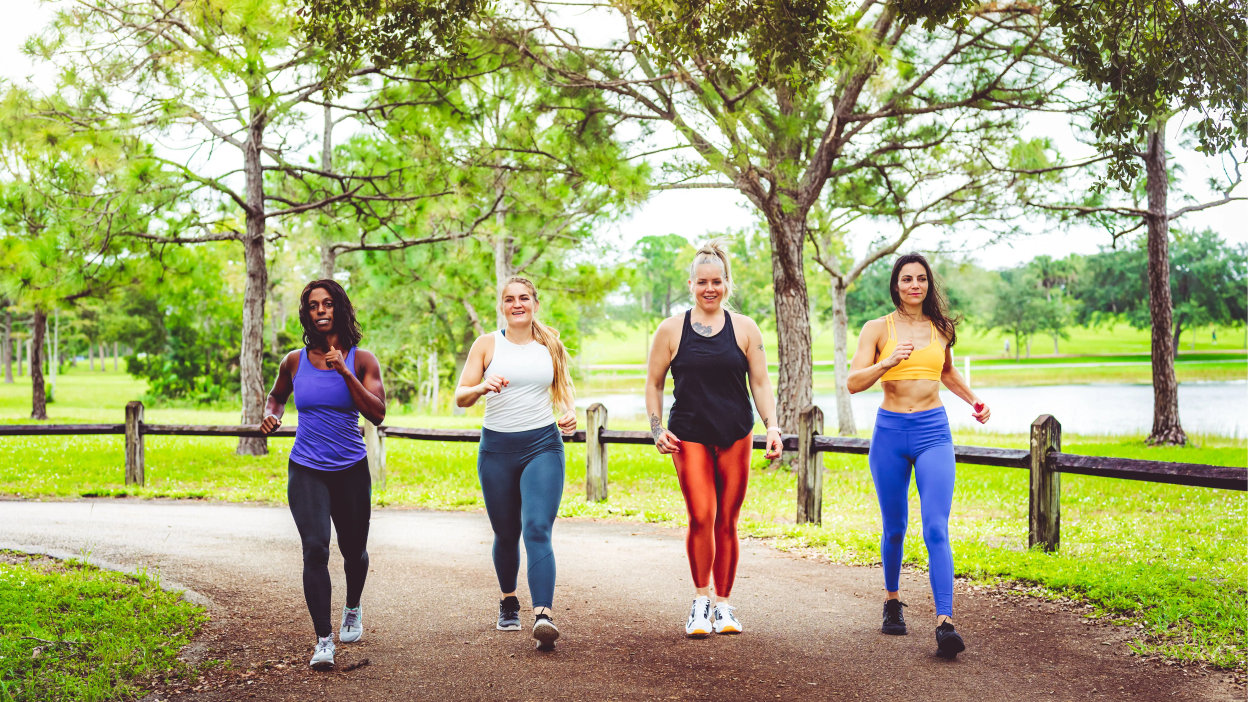
#> input picture Automatic Object Outline or Border Detection/1.jpg, 4992 x 2808 px, found by its file name (shown at 1/4 size)
$ python task_1_code.py
#> lines starting #> are read from the running program, lines starting #| are printed output that depends on the picture
import cv2
import rembg

# Load input image
input_image = cv2.imread('TEST IMAGES/1.jpg')
#> input_image is the input picture: shape (2808, 4992, 3); mean B, G, R 116.6, 167.7, 164.3

while True:
    input_image = cv2.resize(input_image, (960, 540))
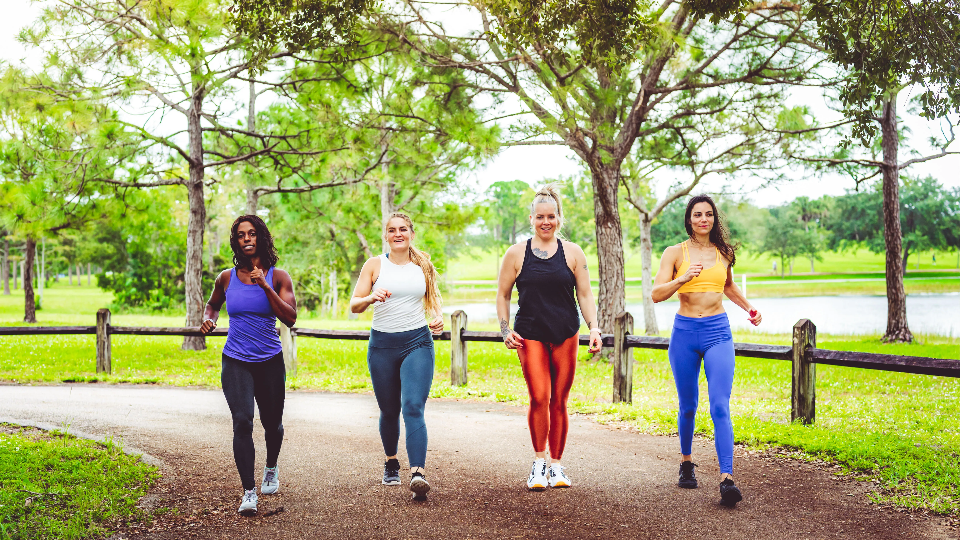
#> input_image: shape (540, 960, 3); mean B, G, R 116.5, 167.5, 164.2
    # Show input image and allow user to select ROI
#> (the run stopped early here; a loop or call above may not have finished)
